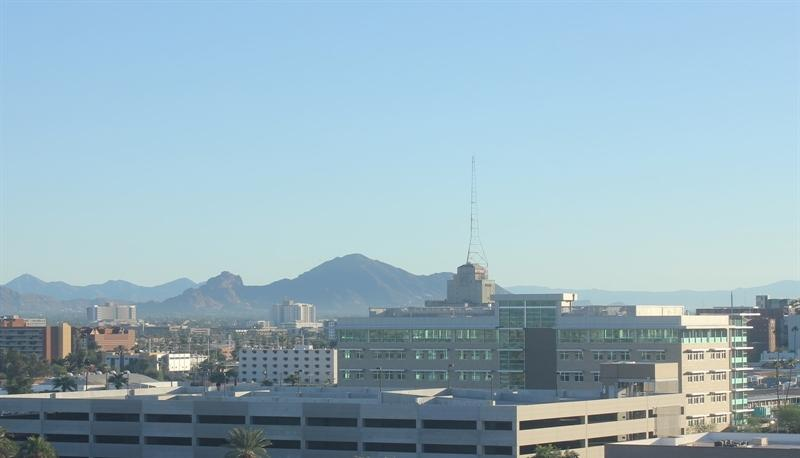
#> input picture Part 1- Introduction to Computer Vision/1_1_Image_Representation/day_night_images/training/day/20151101_145049.jpg, 800 x 458 px; its folder holds only this picture in this run
$ jupyter execute '6_2. Standardizing the Data.ipynb'   (shell and % lines are left out)
#> lines starting #> are read from the running program, lines starting #| are printed output that depends on the picture
### Part 1- Introduction to Computer Vision/1_1_Image_Representation/helpers.py
# Helper functions

import os
import glob # library for loading images from a directory
import matplotlib.image as mpimg

import cv2


# This function loads in images and their labels and places them in a list
# The list contains all images and their associated labels
# For example, after data is loaded, im_list[0][:] will be the first image-label pair in the list
def load_dataset(image_dir):

    # Populate this empty image list
#> called with image_dir = 'day_night_images/training/'
    im_list = []
    image_types = ["day", "night"]

    # Iterate through each color folder
    for im_type in image_types:

        # Iterate through each image file in each image_type folder
        # glob reads in any image with the extension "image_dir/im_type/*"
        for file in glob.glob(os.path.join(image_dir, im_type, "*")):

            # Read in the image
            im = mpimg.imread(file)
#> im is the input picture: shape (458, 800, 3); mean R, G, B 150.7, 178, 191

            # Check if the image exists/if it's been correctly read-in
            if not im is None:
                # Append the image, and it's type (red, green, yellow) to the image list
                im_list.append((im, im_type))

    return im_list


## Standardize the input images
# Resize each image to the desired input size: 600x1100px (hxw).

## Standardize the output
# With each loaded image, we also specify the expected output.
# For this, we use binary numerical values 0/1 = night/day.


# This function should take in an RGB image and return a new, standardized version
# 600 height x 1100 width image size (px x px)
# [41 lines left out: functions standardize_input, encode, standardize, not called in this run]

### Part 1- Introduction to Computer Vision/1_1_Image_Representation/6_2. Standardizing the Data.ipynb
# Day and Night Image Classifier
---

The day/night image dataset consists of 200 RGB color images in two categories: day and night. There are equal numbers of each example: 100 day images and 100 night images.

We'd like to build a classifier that can accurately label these images as day or night, and that relies on finding distinguishing features between the two types of images!

*Note: All images come from the [AMOS dataset](http://cs.uky.edu/~jacobs/datasets/amos/) (Archive of Many Outdoor Scenes).*

### Import resources

Before you get started on the project code, import the libraries and resources that you'll need.

[cell 1]
import cv2 # computer vision library
import helpers

import numpy as np
import matplotlib.pyplot as plt
import matplotlib.image as mpimg

## Training and Testing Data
The 200 day/night images are separated into training and testing datasets.

* 60% of these images are training images, for you to use as you create a classifier.
* 40% are test images, which will be used to test the accuracy of your classifier.

First, we set some variables to keep track of some where our images are stored:

    image_dir_training: the directory where our training image data is stored
    image_dir_test: the directory where our test image data is stored

[cell 2]
# Image data directories
image_dir_training = "day_night_images/training/"
image_dir_test = "day_night_images/test/"

## Load the datasets

These first few lines of code will load the training day/night images and store all of them in a variable, `IMAGE_LIST`. This list contains the images and their associated label ("day" or "night").

For example, the first image-label pair in `IMAGE_LIST` can be accessed by index:
``` IMAGE_LIST[0][:]```.

[cell 3]
# Using the load_dataset function in helpers.py
# Load training data
IMAGE_LIST = helpers.load_dataset(image_dir_training)
#> IMAGE_LIST = 2 items

---
# 1. Visualize the input images

[cell 4]
# Print out 1. The shape of the image and 2. The image's label

# Select an image and its label by list index
image_index = 0
selected_image = IMAGE_LIST[image_index][0]
selected_label = IMAGE_LIST[image_index][1]
#> selected_label = 'day'

# Display image and data about it
plt.imshow(selected_image)
print("Shape: "+str(selected_image.shape))
#| Shape: (458, 800, 3)
print("Label: " + str(selected_label))
#| Label: day

# 2. Pre-process the Data

After loading in each image, you have to standardize the input and output.

#### Solution code

You are encouraged to try to complete this code on your own, but if you are struggling or want to make sure your code is correct, there i solution code in the `helpers.py` file in this directory. You can look at that python file to see complete `standardize_input` and `encode` function code. For this day and night challenge, you can often jump one notebook ahead to see the solution code for a previous notebook!

---
### Input

It's important to make all your images the same size so that they can be sent through the same pipeline of classification steps! Every input image should be in the same format, of the same size, and so on.

#### TODO: Standardize the input images

* Resize each image to the desired input size: 600x1100px (hxw).

[cell 5]
# This function should take in an RGB image and return a new, standardized version
def standardize_input(image):

    ## TODO: Resize image so that all "standard" images are the same size 600x1100 (hxw)
    standard_im = cv2.resize(image, (1100, 600))

    return standard_im

### TODO: Standardize the output

With each loaded image, you also need to specify the expected output. For this, use binary numerical values 0/1 = night/day.

[cell 6]
# Examples:
# encode("day") should return: 1
# encode("night") should return: 0

def encode(label):

    numerical_val = 0
    ## TODO: complete the code to produce a numerical label

    if(label == 'day'):
        numerical_val = 1

    return numerical_val

## Construct a `STANDARDIZED_LIST` of input images and output labels.

This function takes in a list of image-label pairs and outputs a **standardized** list of resized images and numerical labels.

This uses the functions you defined above to standardize the input and output, so those functions must be complete for this standardization to work!

[cell 7]
def standardize(image_list):

    # Empty image data array
    standard_list = []

    # Iterate through all the image-label pairs
    for item in image_list:
        image = item[0]
        label = item[1]

        # Standardize the image
        standardized_im = standardize_input(image)

        # Create a numerical label
        binary_label = encode(label)

        # Append the image, and it's one hot encoded label to the full, processed list of image data
        standard_list.append((standardized_im, binary_label))
#> this loop made 2 passes
#> (label, numerical_val in encode, binary_label) on passes 1 to 2: ('day', 1, 1), ('night', 0, 0)
#> pass 1, in standardize_input, `standard_im = cv2.resize(image, (1100, 600))`:
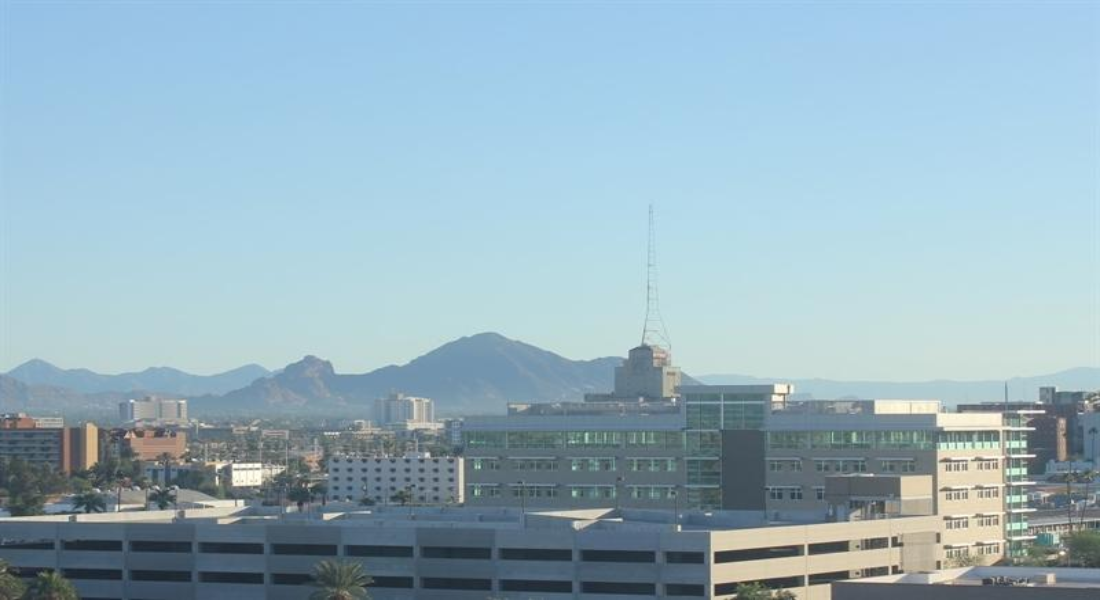
#> standard_im: shape (600, 1100, 3); mean R, G, B 150.6, 178, 190.9
#> pass 2, in standardize_input (call 2), `standard_im = cv2.resize(image, (1100, 600))`:
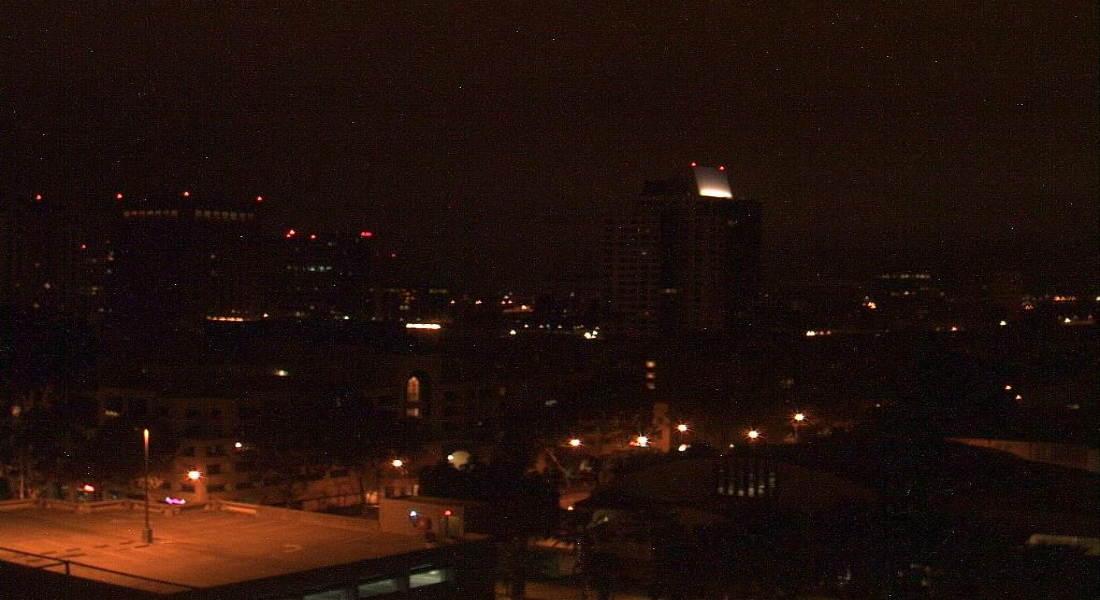
#> standard_im: shape (600, 1100, 3); mean R, G, B 33, 16.4, 10.5
#> after the loop, standard_list = 2 items

    return standard_list

# Standardize all training images
STANDARDIZED_LIST = standardize(IMAGE_LIST)
#> STANDARDIZED_LIST = 2 items

## Visualize the standardized data

Display a standardized image from STANDARDIZED_LIST.

[cell 8]
# Display a standardized image and its label

# Select an image by index
image_num = 0
selected_image = STANDARDIZED_LIST[image_num][0]
selected_label = STANDARDIZED_LIST[image_num][1]
#> selected_label = 1

# Display image and data about it
## TODO: Make sure the images have numerical labels and are of the same size
plt.imshow(selected_image)
print("Shape: "+str(selected_image.shape))
#| Shape: (600, 1100, 3)
print("Label [1 = day, 0 = night]: " + str(selected_label))
#| Label [1 = day, 0 = night]: 1
